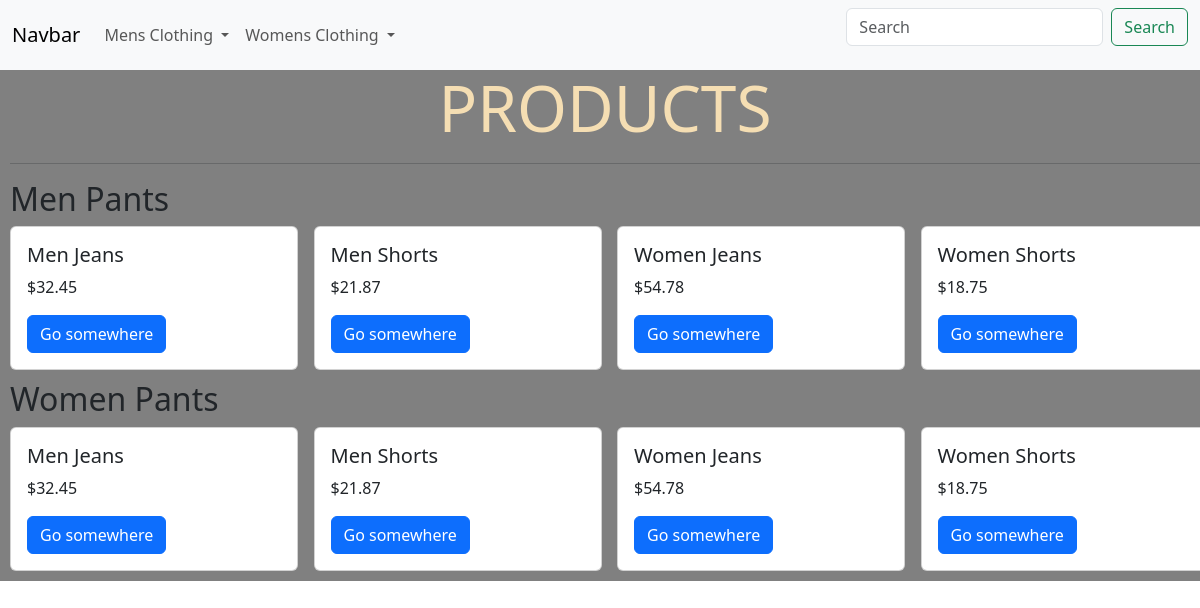
The page / on the database its author committed.
### website/models.py (models this page shows, shortened)
class Category(models.Model):
    name = models.CharField(max_length=20)

class SubCategory(models.Model):
    name = models.CharField(max_length=20)
    category = models.ForeignKey(Category, null=True, on_delete=models.CASCADE)

class Products(models.Model):
    name = models.CharField(max_length=20)
    price = models.FloatField()
    image = models.ImageField()
    subcategory = models.ForeignKey(SubCategory, null=True, on_delete=models.CASCADE)

### website/views.py (the view)
# urls.py: 2. Add a URL to urlpatterns:  path('', views.home, name='home')
def home(request):
    categories = Category.objects.all()
    subcategories = SubCategory.objects.all()
    products = Products.objects.all()
    data = {
        'categories':categories,
        'subcategories':subcategories,
        'products':products,
    }
    return render(request, 'homepage.html', data)

### website/templates/homepage.html (shortened to what this page needs)
<html lang="en">
<head>
    <link href="https://cdn.jsdelivr.net/npm/bootstrap@5.3.2/dist/css/bootstrap.min.css" rel="stylesheet">
    {% load static %}
    <link rel="stylesheet" href="{% static 'homepage.css' %}">
</head>
<body>
    <nav class="navbar navbar-expand-lg bg-body-tertiary">
        <div class="container-fluid">
          <a class="navbar-brand" href="#">Navbar</a>
          <div class="collapse navbar-collapse" id="navbarSupportedContent">
            <ul class="navbar-nav me-auto mb-2 mb-lg-0">
              {% for category in categories %}
              <li class="nav-item dropdown">
                <a class="nav-link dropdown-toggle" href="#" role="button" data-bs-toggle="dropdown" aria-expanded="false">
                    {{category.name}}
                </a>
              </li>
              {% endfor %}
            </ul>
            <form class="d-flex" role="search">
              <input class="form-control me-2" type="search" placeholder="Search" aria-label="Search">
              <button class="btn btn-outline-success" type="submit">Search</button>
            </form>
          </div>
        </div>
      </nav>
    <div class = "products_page">
        <h1>PRODUCTS</h1>
        <hr>
        {% for subcategory in subcategories %}
        <h2>{{subcategory.name}}</h2>
        <div class="row">
            {% for product in products %}
            <div class="items col-sm-3 mb-3 mb-sm-0">
                <div class="card" style="width: 18rem;">
                    <div class="card-body">
                      <h5 class="card-title">{{product.name}}</h5>
                      <p class="card-text">${{product.price}}</p>
                      <a href="#" class="btn btn-primary">Go somewhere</a>
                    </div>
                </div>
            </div>
            {% endfor %}
        </div>
        {% endfor %}
    </div>
</body>
</html>

### website/static/homepage.css (style rules this page uses)
.products_page { background-color: gray; padding-left: 10px; }
.products_page h1 { color: wheat; text-align: center; font-size: 4rem; font-weight: 200; }
.items { padding-bottom: 10px; }

### rows shown on the page
Category: name "Mens Clothing"
Category: name "Womens Clothing"
SubCategory: name "Men Pants"
Products: name "Men Jeans", price "32.45"
Products: name "Men Shorts", price "21.87"
Products: name "Women Jeans", price "54.78"
Products: name "Women Shorts", price "18.75"
SubCategory: name "Women Pants"
